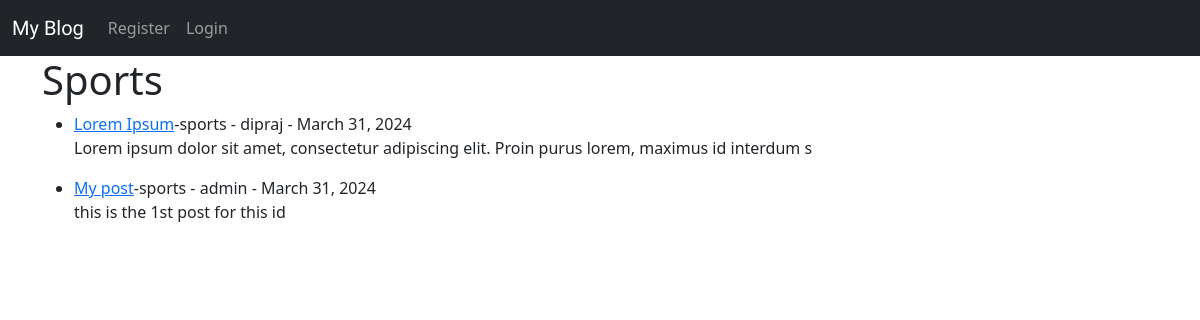
Page /category/sports/ on the committed database.
### myblog/models.py (models this page shows, shortened)
class Post(models.Model):
    title_tag = models.CharField(max_length=255)
    header_image = models.ImageField(null=True, blank=True,upload_to="images/")
    title = models.CharField(max_length=255)
    author = models.ForeignKey(User,on_delete= models.CASCADE)
    body = RichTextField(blank=True,null = True)
    post_date = models.DateField(auto_now_add=True)
    category = models.CharField(max_length=255,default='Uncategorized')
    snippet = models.CharField(max_length=255)
    likes = models.ManyToManyField(User, related_name='blog_posts')

### myblog/views.py (the view)
# urls.py: path('category/<str:cats>/',CategoryView,name='category'),
def CategoryView(request, cats):
    category_posts = Post.objects.filter(category=cats.replace('-',' '))
    return render(request,'categories.html',{'cats': cats.title().replace('-',' '),'category_posts': category_posts})

### myblog/templates/categories.html (shortened to what this page needs)
{% extends "base.html" %}
{%block content%}
{% if category_posts%}
<h1>{{cats}}</h1><ul>
{% for post in category_posts %}
<li>
    <a href='{% url 'article-detail' post.pk %}'>{{post.title}}</a>-{{post.category}} - {{post.author}} - {{post.post_date }}
    </small><br/>
    {{post.body|slice:':100'| safe}}
</li>
{%endfor%}
</ul>
{%else%}
<h2>Sorry this page does not exists.</h2>
{%endif%}
{% endblock %}

### rows in the picture
Post: title "Lorem Ipsum", category "sports", author "dipraj", post_date "March 31, 2024", body "Lorem ipsum dolor sit amet, consectetur adipiscing elit. Proin purus lorem, maximus id interdum s"
Post: title "My post", category "sports", author "admin", post_date "March 31, 2024", body "this is the 1st post for this id"

### other values in the picture
{{ cats }} "Sports"
